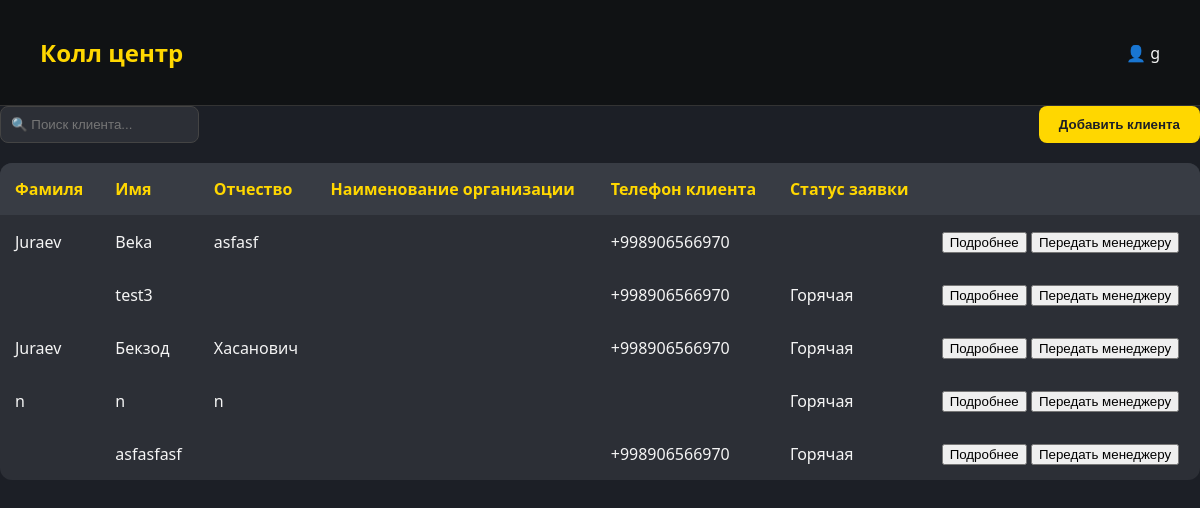
/call_center/ (signed in), run on the app's committed database.
### backend/models.py (models this page shows)
class Profile(models.Model):
    POSITION_CHOICES = [
        ("manager", "Менеджер"),
        ("admin", "Администратор"),
        ("accountant", "Бухгалтер"),
        ("supplier", "Снабженец"),
        ("chief", "Главный ЦЕХа"),
        ("chief_staff", "Сотрудник ЦЕХа"),
        ("delivery_cheif", "Главный доставщик"),
        ("delivery", "Доставщик"),
        ("installer_cheif", "Главный установщик"),
        ("installer", "Установщик"),
        ("technologist_cheif", "Главный Технолог"),
        ("technologist", "Технолог"),
        ("designer_cheif", "Главный дизайнер"),
        ("designer", "Дизайнер"),
        ("qa_cheif", "Главный сотрудник контроля качества"),
        ("qa_staff", "Сотрудник контроля качества"),
        ("sales_marketing", "Соц. маркетолог"),
        ("sales_call", "Сотрудник колл-центра"),
    ]
    username = models.OneToOneField(User, on_delete=models.CASCADE, related_name='profile')
    name = models.CharField(max_length=200, null=True, blank=True, default=None)
    lastname = models.CharField(max_length=200, null=True, blank=True, default=None)
    middle_name = models.CharField(max_length=200, null=True, blank=True, default=None)
    date_birth = models.DateField(null=True, blank=True, default=None)
    phone = PhoneNumberField(blank=True)
    adress = models.CharField(max_length=200,blank=True)
    last_job=models.CharField(max_length=200,blank=True)
    work_exp=models.CharField(max_length=200,blank=True)
    position = models.CharField(max_length=20, choices=POSITION_CHOICES)
    hobby=models.CharField(max_length=60,blank=True)
    photo = models.ImageField(blank=True, upload_to='pictures/',null=True)
    approve=models.BooleanField(default=False)
    archive=models.BooleanField(default=True)
    balance = models.DecimalField(max_digits=10, decimal_places=2,default=0)
    salary_pure=models.DecimalField(max_digits=10, decimal_places=2,default=0)
    salary_black=models.DecimalField(max_digits=10, decimal_places=2,default=0)
    approve_accounting=models.BooleanField(default=False)

class Orders(models.Model):
    Stage_CHOICES = [
        ("marketing", "Соц. маркетинг"),
        ("call_center", "Колл-центр"),
        ("manager", "Менеджер"),
        ("design", "Проектирование"),
        ("technologist", "Технолог"),
        ("manager_2", "Менеджер_2"),
        ("accounting", "Бухгалтерия"),
        ("warehouse", "Склад"),
        ("manufacturing", "Производство"),
        ("accounting_2", "Бухгалтерия_2"),
        ("delivery", "Доставка"),
        ("installation", "Установка"),
        ("quality_control", "Контроль качества"),
        ("finished", "Завершён"),
        ("archive", "Архив"),
        ("failed", "fail")
    ]
    Stage_pod_CHOICES = [
        ("rezka", "Резка"),
        ("svarka", "Сварка"),
        ("fill", "Покраска"),
        ("print", "Печать"),
        ('sborka',"Сборка"),
        ('ready','Готово')
    ]
    vstrecha_choice = [
        ("viezd", "Выезд"),
        ("priezd", "Приезд"),
    ]
    zayavki_choice = [
        ("hot", "Горячая"),
        ("cool", "Холодная"),
    ]
    client=models.ForeignKey(Clients, on_delete=models.CASCADE, related_name='clients_order',null=True)
    call_center = models.ForeignKey(
        'Profile', on_delete=models.CASCADE, related_name='call_center_profile', verbose_name="Профиль",blank=True,null=True
    )
    order_name=models.CharField(max_length=100,null=True)
    vstrecha=models.CharField(max_length=20, choices=vstrecha_choice,null=True)
    zayavki = models.CharField(max_length=20, choices=zayavki_choice, null=True)
    order_sum=models.DecimalField(max_digits=10, decimal_places=2,default=0)
    order_predoplata=models.DecimalField(max_digits=10, decimal_places=2,default=0)
    description=models.TextField()
    description_design = models.TextField()
    check_design=models.BooleanField(default=False)
    catigories = models.CharField(max_length=50)
    razmer=models.CharField(max_length=50)
    latitude = models.FloatField(blank=True, null=True, default=0)
    longitude = models.FloatField(blank=True, null=True, default=0)
    tz=models.FileField(blank=True, upload_to='pictures/')
    design=models.FileField(blank=True, upload_to='pictures/')
    stage = models.CharField(max_length=20, choices=Stage_CHOICES,default='manager')
    add_order=models.DateField(null=True)
    complete_order=models.DateField(null=True)
    rezka=models.BooleanField(default=False)
    svarka=models.BooleanField(default=False)
    fill=models.BooleanField(default=False)
    print=models.BooleanField(default=False)
    sborka = models.BooleanField(default=False)
    stage_pod=models.CharField(max_length=20, choices=Stage_pod_CHOICES,default="rezka")
    payment_data=models.DateField(null=True)
    complete_date=models.DateField(null=True)
    fail_date = models.DateField(null=True)
    by_who_fail=models.CharField(max_length=50,null=True,blank=True)
    fail=models.CharField(max_length=255,null=True)
    full_pay=models.BooleanField(default=False)

class Clients(models.Model):
    Social_CHOICES = [
        ("social", "Социальные сети"),
        ("cold_calls", "Холодные звонки"),
        ("word_of_mouth", "Сарафанное радио"),
    ]
    CLIENT_TYPE_CHOICES = [
        ('INDIVIDUAL', 'Физическое лицо'),
        ('LEGAL_ENTITY', 'Юридическое лицо'),
    ]
    social = models.CharField(max_length=20, choices=Social_CHOICES)
    client_type = models.CharField(
        max_length=20,
        choices=CLIENT_TYPE_CHOICES,
    )
    phone = PhoneNumberField()
    created_at = models.DateField(auto_now_add=True,null=True)
    name = models.CharField(max_length=200, null=True, blank=True, default=None)
    lastname = models.CharField(max_length=200, null=True, blank=True, default=None)
    middle_name = models.CharField(max_length=200, null=True, blank=True, default=None)
    adress = models.CharField(max_length=200, null=True, blank=True, default=None)
    company_name=models.CharField(max_length=200, null=True, blank=True, default=None)
    inn = models.CharField(max_length=12,null=True, blank=True, default=None)
    account=models.IntegerField(blank=True,null=True,default=None)
    mfo = models.IntegerField(blank=True, null=True, default=None)
    active=models.BooleanField(default=False)

### backend/views.py (the view, shortened to what this page needs)
# urls.py: path('call_center/',views.Call_center.as_view(),name='call_center'),
class Call_center(LoginRequiredMixin,TemplateView):
   template_name = 'call_center.html'
   login_url = reverse_lazy('login')
   def get_context_data(self, *, object_list=None, **kwargs):
      context = super().get_context_data(**kwargs)
      context['order']=Orders.objects.filter(stage='call_center').order_by('-id')
      return context

### backend/templates/call_center.html (shortened to what this page needs)
{% if request.user.profile.approve %}
<!DOCTYPE html>
<html lang="ru">
<head>
</head>
<body>
  <header>
    <h1 onclick="window.location.href='{% url 'dashboard' %}'" style="cursor: pointer;">Колл центр</h1>
    <div>👤 {{request.user.profile.name}}</div>
  </header>
    <div class="top-bar">
     <form action="" method="GET">
      <input type="text" name="search"  id="clientSearchInput" placeholder="🔍 Поиск клиента...">
       </form>
        <button onclick="window.location.href='{% url 'call_center_add' %}'">Добавить клиента</button>
    </div>
     <div id="individual-fields">
    <table id="clientTable">
      <thead>
        <tr>
          <th>Фамиля</th>
          <th>Имя</th>
          <th>Отчество</th>
          <th>Наименование организации</th>
          <th>Телефон клиента</th>
          <th>Статус заявки</th>
          <th></th>
        </tr>
      </thead>
      {% for item in order %}
      <tbody>
        <tr>
          <td>{{item.client.lastname|default:""}}</td>
          {% if item.client.name %}
          <td>{{item.client.name|default:""}}</td>
          {% else %}
          <td>{{item.marketing.client_name|default:""}}</td>
          {% endif %}
           <td>{{item.client.middle_name|default:""}}</td>
           <td>{{item.client.company_name|default:""}}</td>
           <td>
             {% if item.client.phone %}
             {{item.client.phone|default:""}}
             {% else %}
             {{ item.marketing.phone|default:"" }}
             {% endif %}
           </td>
           <td>{{item.get_zayavki_display|default:""}}</td>
            <td><div>
                <button onclick="window.location.href='{% url 'call_cente_detail' item.pk %}'">Подробнее</button>
              {% if item.stage == 'call_center'%}
                <button onclick="openPopup({{item.pk}})">Передать менеджеру</button>
              {% endif %}
            </div></td>
        </tr>
      </tbody>
      {% endfor %}
       </table>
      </div>
</body>
</html>
{% else %}
{% include 'waiting.html' %}
{% endif %}

### backend/templates/call_center.html (style rules this page uses)
body { margin: 0; font-family: 'Segoe UI', Tahoma, Geneva, Verdana, sans-serif; background-color: #1c1f26; color: #f5f5f5; }
header { background: #101214; padding: 20px 40px; display: flex; justify-content: space-between; align-items: center; border-bottom: 1px solid #333; }
header h1 { color: #ffd700; font-weight: 600; font-size: 24px; }
.top-bar { display: flex; justify-content: space-between; margin-bottom: 20px; }
.top-bar input[type="text"] { flex: 1; padding: 10px; border-radius: 8px; border: 1px solid #444; background-color: #2c2f36; color: #f5f5f5; margin-right: 10px; }
.top-bar button { background-color: #ffd700; border: none; padding: 10px 20px; border-radius: 8px; color: #1c1f26; cursor: pointer; font-weight: 600; }
table { width: 100%; border-collapse: collapse; background-color: #2c2f36; border-radius: 12px; overflow: hidden; }
th, td { padding: 15px; text-align: left; }
th { background-color: #383c44; color: #ffd700; }

### data on the page
Orders: client.lastname "Juraev", client.name "Beka", client.middle_name "asfasf", client.phone "+998906566970"
Orders: client.name "test3", client.phone "+998906566970", zayavki "Горячая"
Orders: client.lastname "Juraev", client.name "Бекзод", client.middle_name "Хасанович", client.phone "+998906566970", zayavki "Горячая"
Orders: client.lastname "n", client.name "n", client.middle_name "n", zayavki "Горячая"
Orders: client.name "asfasfasf", client.phone "+998906566970", zayavki "Горячая"

### other printed values
{{ request.user.profile.name }} "g"
